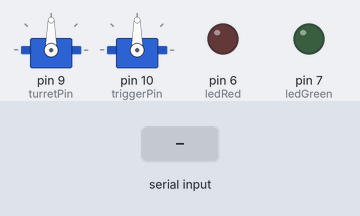
A sketch run on a simulated Arduino Uno, built with avr-gcc and run on an emulated ATmega328P. Parts: 2 × servo, output pins drawn as LEDs (lit = HIGH). The test bench sets the inputs (shaded band).

Above: at 1.2 s.
1.3 s: "A90\n" received over Serial
At 2.0 s:
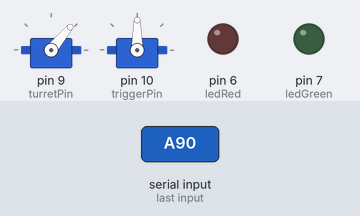
Timing chart, 0 to 4.3 s (numbered marks = the images above; inputs shaded):
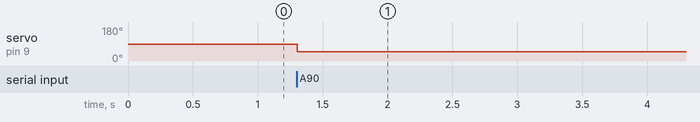

The sketch:

Gun_Circuit_Controller.ino
```cpp
#include <Servo.h>

Servo turretServo;
Servo triggerServo;

// Pins
const int turretPin = 9;
const int triggerPin = 10;
const int ledRed = 6;
const int ledGreen = 7;

// State
int currentAngle = 90;
int targetAngle = 90;

bool firing = false;
unsigned long fireStart = 0;

String inputBuffer = "";

void setup() {
  Serial.begin(9600);

  turretServo.attach(turretPin);
  triggerServo.attach(triggerPin);

  pinMode(ledRed, OUTPUT);
  pinMode(ledGreen, OUTPUT);

  turretServo.write(currentAngle);
  triggerServo.write(90);  // default (released position)
}

void loop() {
  readSerial();
  updateTurret();
  updateTrigger();  // 🔥 handles firing sequence
}

void readSerial() {
  while (Serial.available()) {
    char c = Serial.read();

    if (c == '\n') {
      processCommand(inputBuffer);
      inputBuffer = "";
    } else {
      inputBuffer += c;
    }
  }
}

void processCommand(String cmd) {
  if (cmd.length() < 3) return;

  char type = cmd.charAt(0);
  int value = cmd.substring(2).toInt();

  switch (type) {

    case 'A':  // Angle
      value = constrain(value, 50, 130);
      if (value != targetAngle) {
        targetAngle = value;
        digitalWrite(ledGreen, HIGH);
      }
      break;

    case 'F':  // 🔥 FIRE (single-shot trigger)
      if (value == 1 && !firing) {
        firing = true;
        fireStart = millis();

        digitalWrite(ledRed, HIGH);
        triggerServo.write(60);  // press trigger
      }
      break;

    case 'M':  // Movement LED
      digitalWrite(ledGreen, value == 1 ? HIGH : LOW);
      break;

    default:
      break;
  }
}

void updateTurret() {
  if (currentAngle != targetAngle) {
    currentAngle = targetAngle;

    turretServo.write(currentAngle);

    if (currentAngle == targetAngle) {
      digitalWrite(ledGreen, LOW);
    }
  }
}

void updateTrigger() {
  if (firing) {
    unsigned long elapsed = millis() - fireStart;

    // Release trigger after 200ms
    if (elapsed > 200) {
      triggerServo.write(90);
    }

    // End firing after 1 second
    if (elapsed > 1000) {
      digitalWrite(ledRed, LOW);
      firing = false;
    }
  }
}
```

Measured:
- after the input at 1.3 s, servo on pin 9 (turretPin): 90° → 50° at once
